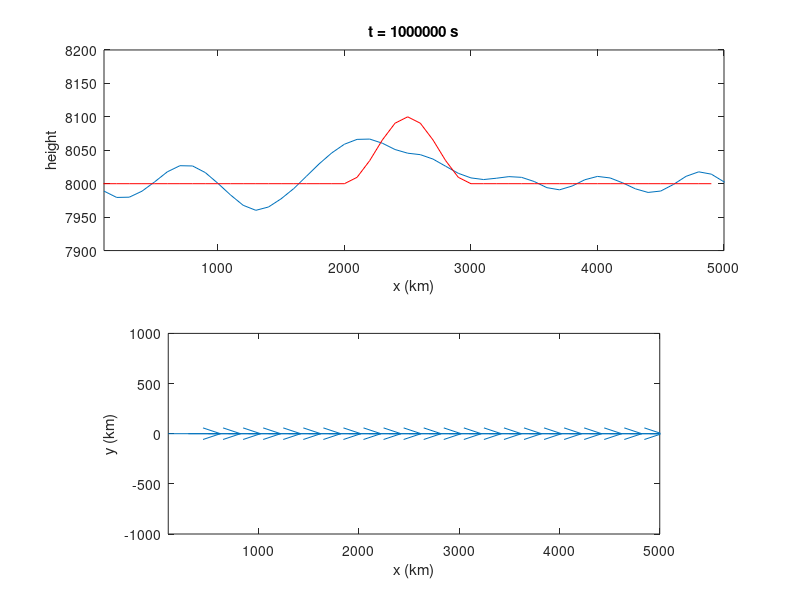

Write the MATLAB code that produced this figure.
clear all; close all;

%parameters
dx=100000;  %grid spacing (m)
dt=1000;    %time step (s)
nx=52;      %number of grid points (including 2 ghost nodes)
nt=1000;    %number of time steps

pi=4*atan(1.0);
C=10;       %advection velocity
hbar=8000;  %base level of height
amp=100;    %amplitude of hill
hc=25;      %center location of hill
hw=10;      %width of hill

g=9.8;      %gravity
f=0.0001;   %Coriolis
kdif=10;    %diffuction coef

numerics=1; %1:CTCS, 2:FTCS, 3: FTBS numerical schemes

nifcor=0;   %if 1, include Coriolis
nifwind=0;  %if 1, include other terms besides Coriolis in u,v eqns.
nifdif=0;   %if 1, include diffusion
nifad=1;    %if 1, include advection

scale_factor=nx;       %scaling factor for plotting wind vectors
show_animation=1;      %if 1, show animation; turn this off when profiling.
animation_stride=10;   %if =n, skip every n frames
animation_delay=0.001; %delay in between frame in seconds
show_analytic=1;       %show analytical solution (linear advection eqn)
show_wind=1;           %show wind vector

%initial condition
u(1:nx)=C;
v(1:nx)=0.0; 
h(1:nx)=hbar;
ind=ceil(hc-hw/2):floor(hc+hw/2);
h(ind)=hbar+(amp/2)*(1+cos(2*pi*(ind-hc)/hw));

h0=h;
loc1=find(h==max(h),1); 
maxh(1:nt+1)=NaN; maxh(1)=max(h);
x(1:nx)=(1:nx)*dx/1000;

figure('Position',[100 100 560 560]);

%run model
time=0;  %time in seconds
t_start=cputime;

for n=1:nt
  j=2:nx-1;
  if(numerics==1) %CTCS scheme (leapfrog)
    if(n==1)
      ub=u; vb=v; hb=h;
      ua=u; va=v; ha=h;
      dtcalc=dt;
    else
      dtcalc=dt*2;
    end
    diffac=kdif*dtcalc/dx/dx;
    ha(j)=hb(j)-nifad*u(j).*(dtcalc/(dx*2)).*(h(j+1)-h(j-1)) ...
               -h(j).*(dtcalc/(dx*2)).*(u(j+1)-u(j-1)) ...
               +nifdif*diffac*(h(j+1)-2*h(j)+h(j-1));
    ua(j)=ub(j)-nifwind*nifad*u(j).*(dtcalc/(dx*2)).*(u(j+1)-u(j-1)) ...
               -nifwind*(g*dtcalc/(dx*2))*(h(j+1)-h(j-1)) ...
               +nifcor*f*v(j)*dtcalc ...
               +nifwind*nifdif*diffac*(u(j+1)-2*u(j)+u(j-1));
    va(j)=vb(j)-nifwind*nifad*u(j).*(dtcalc/(dx*2)).*(v(j+1)-v(j-1)) ...
               -nifcor*f*u(j)*dtcalc ...
               +nifwind*nifdif*diffac*(v(j+1)-2*v(j)+v(j-1));
    ub=u; u=ua;
    vb=v; v=va;
    hb=h; h=ha;

  elseif(numerics==2) %FTCS scheme
    diffac=kdif*dt/dx/dx;
    ha(j)=h(j)-nifad*u(j).*(dt/(dx*2)).*(h(j+1)-h(j-1)) ...
              -h(j).*(dt/(dx*2)).*(u(j+1)-u(j-1)) ...
              +nifdif*diffac*(h(j+1)-2*h(j)+h(j-1));
    ua(j)=u(j)-nifwind*nifad*u(j).*(dt/(dx*2)).*(u(j+1)-u(j-1)) ...
              -nifwind*(g*dt/(dx*2))*(h(j+1)-h(j-1)) ...
              +nifcor*f*v(j)*dt ...
              +nifwind*nifdif*diffac*(u(j+1)-2*u(j)+u(j-1));
    va(j)=v(j)-nifwind*nifad*u(j).*(dt/(dx*2)).*(v(j+1)-v(j-1)) ...
              -nifcor*f*u(j)*dt ...
              +nifwind*nifdif*diffac*(v(j+1)-2*v(j)+v(j-1));
    h=ha; u=ua; v=va;
  
  elseif(numerics==3) %FTBS scheme
    diffac=kdif*dt/dx/dx;
    ha(j)=h(j)-nifad*u(j).*(dt/dx).*(h(j)-h(j-1)) ...
              -h(j).*(dt/dx).*(u(j)-u(j-1)) ...
              +nifdif*diffac*(h(j+1)-2*h(j)+h(j-1));
    ua(j)=u(j)-nifwind*nifad*u(j).*(dt/dx).*(u(j)-u(j-1)) ...
              -nifwind*(g*dt/dx)*(h(j)-h(j-1)) ...
              +nifcor*f*v(j)*dt ...
              +nifwind*nifdif*diffac*(u(j+1)-2*u(j)+u(j-1));
    va(j)=v(j)-nifwind*nifad*u(j).*(dt/dx).*(v(j)-v(j-1)) ...
              -nifcor*f*u(j)*dt ...
              +nifwind*nifdif*diffac*(v(j+1)-2*v(j)+v(j-1));
    h=ha; u=ua; v=va;
  end
  
  time=time+dt;
  
  %boundary condition (cyclic)
  u(1)=u(nx-1); u(nx)=u(2);
  v(1)=v(nx-1); v(nx)=v(2);
  h(1)=h(nx-1); h(nx)=h(2);
  
  %plot results
  if(show_animation==1 && mod(n,animation_stride)==0)
    subplot(2,1,1)
    plot(x,h);
    if(show_analytic==1) %analytic solution for advection equation
      hold on;
      x0=mod(x+C*time/1000,(nx-2)*dx/1000);
      n0=find(x0(2:end-1)-x0(1:end-2)<0);
      plot(x0(1:n0),h0(1:n0),'r');
      plot(x0(n0+1:end-1),h0(n0+1:end-1),'r');
      hold off;
    end
    axis([dx/1000 (nx-2)*dx/1000 hbar-amp hbar+2*amp]);
    ylabel('height'); title(['t = ' num2str(time) ' s'])
    xlabel('x (km)')
    if(show_wind==1)
      subplot(2,1,2)
      i=1:ceil(nx/30):nx;
      quiver(x(i),0*x(i),u(i)*scale_factor,v(i)*scale_factor,'autoscale','off')
      axis equal; axis([dx (nx-2)*dx -(nx-2)*dx/5 (nx-2)*dx/5]/1000);
      xlabel('x (km)'); ylabel('y (km)');
    end
    pause(animation_delay);
  end
  
  m=20;
  if(n==floor(m*dx/C/dt)) %trace max(h) across m grid points
    loc2=find(h==max(h),1);
    Cd=(loc2-loc1)*dx/(floor(m*dx/C/dt)*dt); disp(['Cd=' num2str(Cd)]);
  end
  maxh(n+1)=max(h); %record h peak amplitude time series
  
  if(sum(any(h>1e10))>0) 
    disp(['model exploded at t=' num2str(time) 's (' num2str(n) ' steps)']); break; 
  end
end

t_end=cputime;
disp(['model integration takes ' num2str(t_end-t_start) ' s']);
